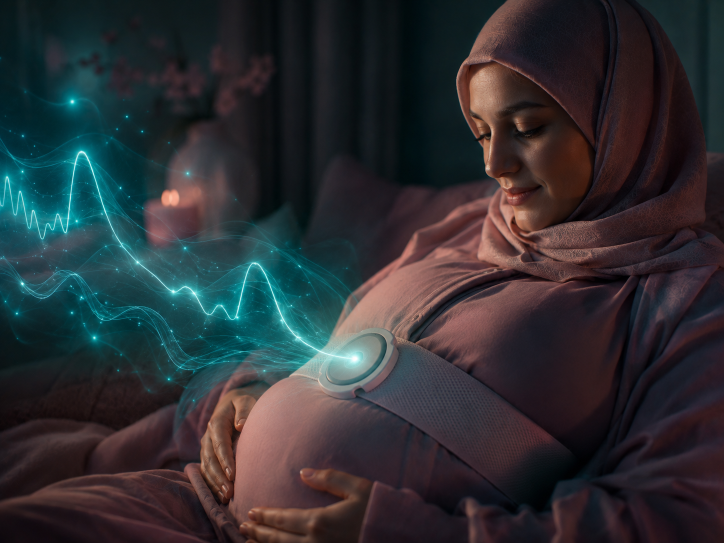
#> input picture assets/images/article_pics/d005.png, 1448 x 1086 px (shown at 1/2 size); its folder holds only this picture in this run
$ python compress_new_images.py
#> lines starting #> are read from the running program, lines starting #| are printed output that depends on the picture
# -*- coding: utf-8 -*-
"""ضغط صور نبضة الجديدة إلى حجم مناسب للتطبيق."""
import os, glob
from PIL import Image

ROOT = os.path.dirname(os.path.abspath(__file__))
MAX = 900
Q = 82
SKIP_UNDER = 200 * 1024

PATTERNS = [
    'assets/images/article_pics/d*.png',
    'assets/images/article_pics/f*.png',
    'assets/images/article_pics/b0*.png',
    'assets/images/article_pics/n*.png',
    'assets/images/article_pics/a031.png',
    'assets/images/share_cards/*.png',
    'assets/images/intro/*.png',
    'assets/images/hero_home.png',
]

targets = []
for pat in PATTERNS:
    targets += glob.glob(os.path.join(ROOT, pat))
targets = sorted(set(targets))

before = after = 0
done = skipped = 0

for path in targets:
    size = os.path.getsize(path)
    before += size
    if size < SKIP_UNDER:
        after += size
        skipped += 1
        continue
    try:
        im = Image.open(path).convert('RGB')
#> im is the input picture: PIL image 1448x1086 RGB; mean R, G, B 45.6, 47.5, 51.1
        w, h = im.size
#> w = 1448; h = 1086
        if max(w, h) > MAX:
            r = MAX / float(max(w, h))
#> r = 0.622
            im = im.resize((int(w * r), int(h * r)), Image.LANCZOS)
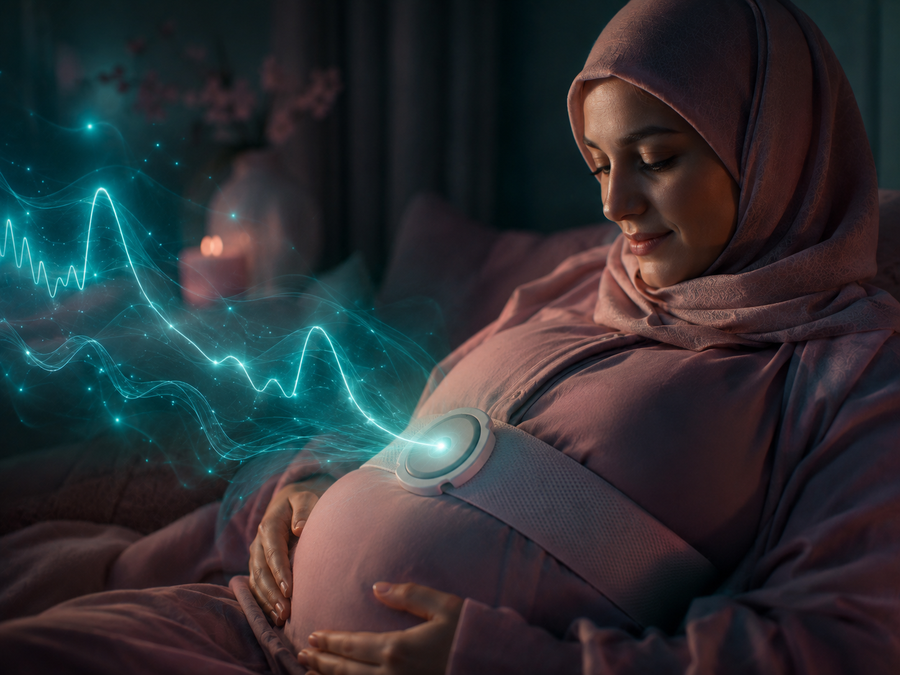
#> im: PIL image 900x675 RGB; mean R, G, B 45.6, 47.5, 51.1
        im.save(path, format='JPEG', quality=Q, optimize=True, progressive=True)
        after += os.path.getsize(path)
        done += 1
        print('  OK  %-22s %7.1fKB -> %7.1fKB' % (
            os.path.basename(path), size / 1024.0, os.path.getsize(path) / 1024.0))
    except Exception as e:
        after += size
        print('  ERR %s : %s' % (os.path.basename(path), e))

print()
print('compressed: %d | skipped: %d' % (done, skipped))
print('total: %.1f MB -> %.1f MB' % (before / 1048576.0, after / 1048576.0))
